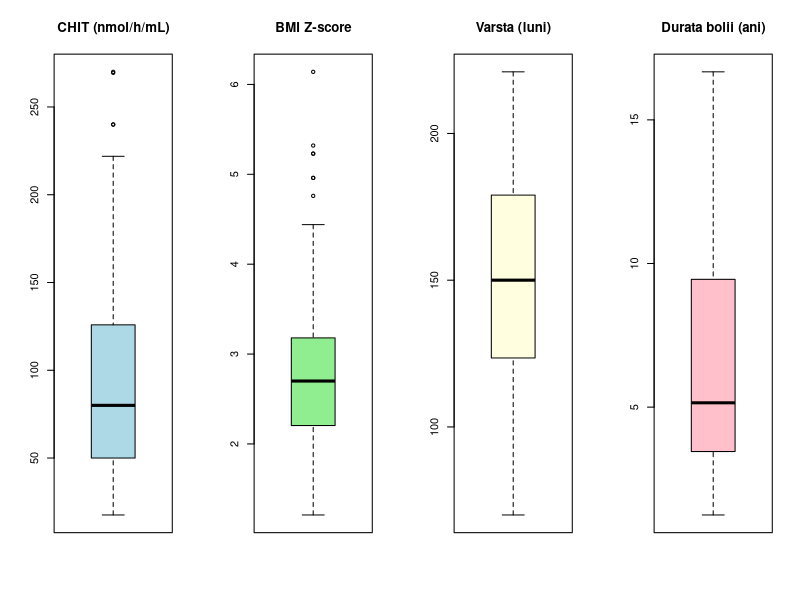
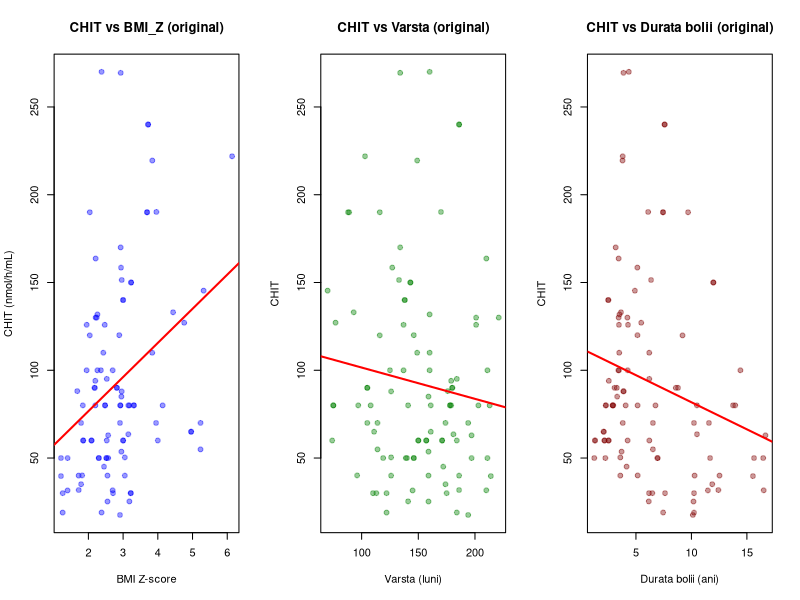
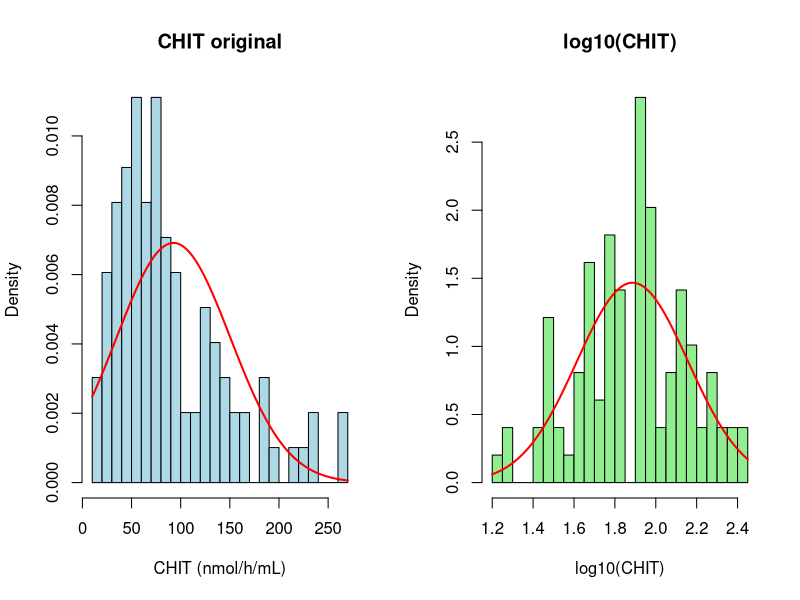
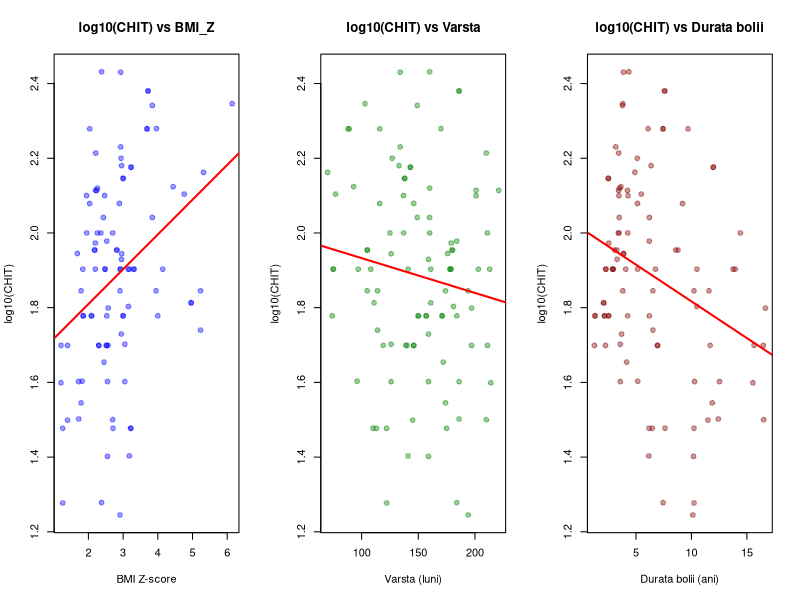
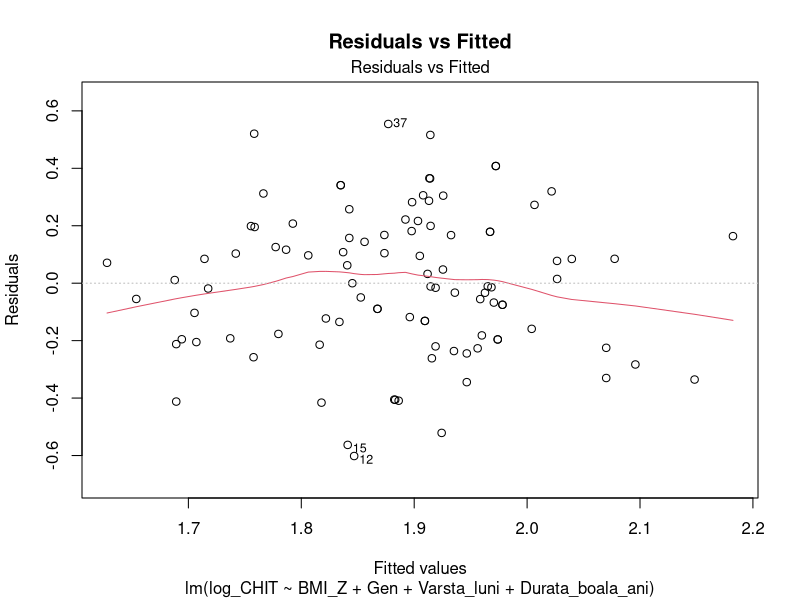
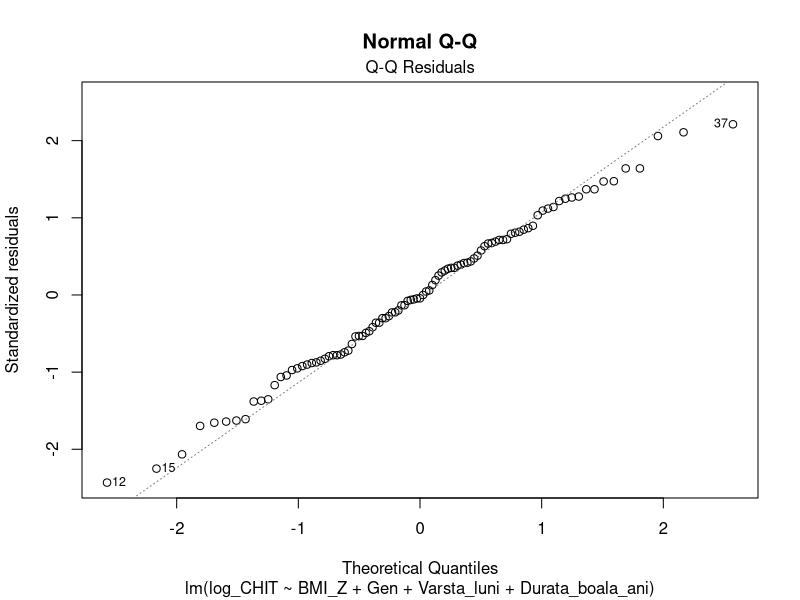
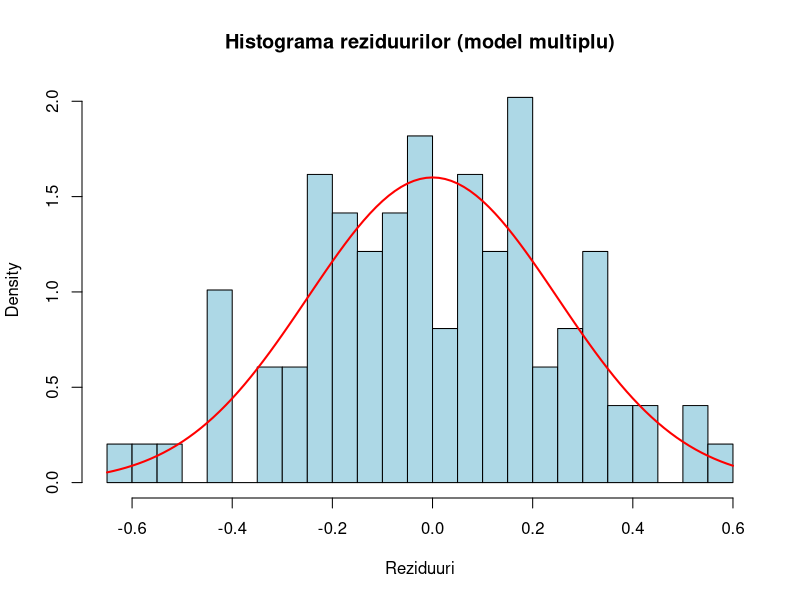
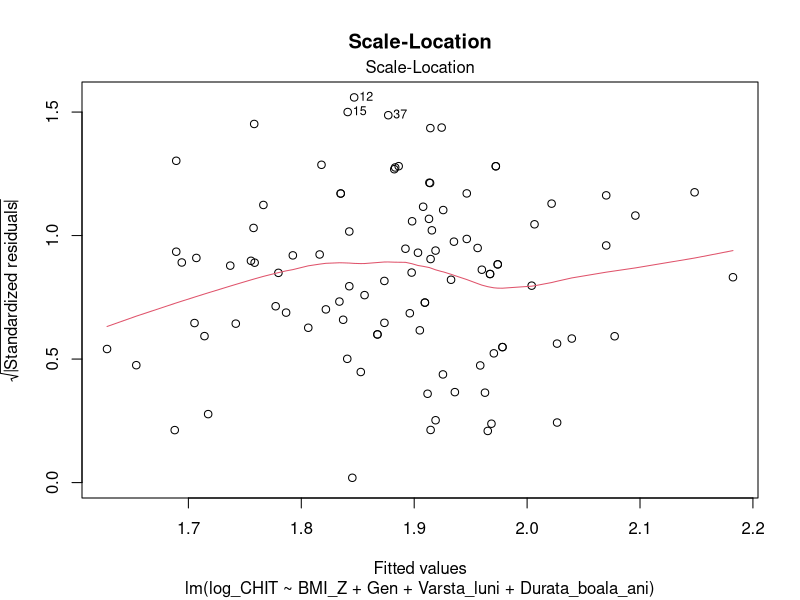

The R source for these figures, in order:
# =============================================================================
# LP08 - Regresia liniara simpla si multipla pe date transformate
# VD: CHIT (activitatea chitotriozidazei plasmatice, nmol/h/mL)
# VI simplu: BMI_Z (scor Z al IMC)
# VI multiplu: BMI_Z, Gen, Varsta_luni, Durata_boala_ani
# n = 99 copii/adolescenti supraponderali/obezi (5-18 ani)
# Transformare: log10(CHIT)
# =============================================================================

library(car)
library(lmtest)

data <- read.csv("data.csv", stringsAsFactors = FALSE)
n <- nrow(data)
cat("n =", n, "\n\n")

# Helper function
desc_stats <- function(x, name) {
  q <- quantile(x, c(0.25, 0.75), na.rm=TRUE)
  iqr_val <- IQR(x, na.rm=TRUE)
  out <- x[x < q[1] - 1.5*iqr_val | x > q[2] + 1.5*iqr_val]
  cat(sprintf("--- %s ---\n", name))
  cat("  N:       ", sum(!is.na(x)), "\n")
  cat("  NA:      ", sum(is.na(x)), "\n")
  cat("  Media:   ", sprintf("%.4f", mean(x, na.rm=TRUE)), "\n")
  cat("  Mediana: ", sprintf("%.4f", median(x, na.rm=TRUE)), "\n")
  cat("  SD:      ", sprintf("%.4f", sd(x, na.rm=TRUE)), "\n")
  cat("  Min:     ", sprintf("%.4f", min(x, na.rm=TRUE)), "\n")
  cat("  Max:     ", sprintf("%.4f", max(x, na.rm=TRUE)), "\n")
  cat("  Q1:      ", sprintf("%.4f", q[1]), "\n")
  cat("  Q3:      ", sprintf("%.4f", q[2]), "\n")
  cat("  IQR:     ", sprintf("%.4f", iqr_val), "\n")
  cat("  Outliers:", length(out), "\n\n")
}

# =====================================================================
# 1. STATISTICI DESCRIPTIVE
# =====================================================================
cat("###################################################################\n")
cat("# 1. STATISTICI DESCRIPTIVE\n")
cat("###################################################################\n\n")

desc_stats(data$CHIT, "CHIT (nmol/h/mL)")
desc_stats(data$BMI_Z, "BMI_Z (scor Z)")
desc_stats(data$Varsta_luni, "Varsta (luni)")
desc_stats(data$Durata_boala_ani, "Durata bolii (ani)")

cat("Gen:\n")
print(table(data$Gen))
cat("\n")

# =====================================================================
# 2. BOX-PLOTS
# =====================================================================
cat("###################################################################\n")
cat("# 2. BOX-PLOTS\n")
cat("###################################################################\n\n")

png("boxplots.png", width=1000, height=500)
par(mfrow=c(1,4))
boxplot(data$CHIT, main="CHIT (nmol/h/mL)", col="lightblue")
boxplot(data$BMI_Z, main="BMI Z-score", col="lightgreen")
boxplot(data$Varsta_luni, main="Varsta (luni)", col="lightyellow")
boxplot(data$Durata_boala_ani, main="Durata bolii (ani)", col="pink")
dev.off()
cat("Saved: boxplots.png\n\n")

# =====================================================================
# 3. SCATTER PLOTS (date originale)
# =====================================================================
cat("###################################################################\n")
cat("# 3. SCATTER PLOTS (date originale)\n")
cat("###################################################################\n\n")

png("scatter_original.png", width=1000, height=400)
par(mfrow=c(1,3))
plot(data$BMI_Z, data$CHIT, xlab="BMI Z-score", ylab="CHIT (nmol/h/mL)",
     main="CHIT vs BMI_Z (original)", pch=19, col=rgb(0,0,1,0.4))
abline(lm(CHIT ~ BMI_Z, data=data), col="red", lwd=2)
plot(data$Varsta_luni, data$CHIT, xlab="Varsta (luni)", ylab="CHIT",
     main="CHIT vs Varsta (original)", pch=19, col=rgb(0,0.5,0,0.4))
abline(lm(CHIT ~ Varsta_luni, data=data), col="red", lwd=2)
plot(data$Durata_boala_ani, data$CHIT, xlab="Durata bolii (ani)", ylab="CHIT",
     main="CHIT vs Durata bolii (original)", pch=19, col=rgb(0.5,0,0,0.4))
abline(lm(CHIT ~ Durata_boala_ani, data=data), col="red", lwd=2)
dev.off()
cat("Saved: scatter_original.png\n\n")

# =====================================================================
# 4. CORELATII (date originale)
# =====================================================================
cat("###################################################################\n")
cat("# 4. CORELATII (date originale)\n")
cat("###################################################################\n\n")

iv_vars <- c("BMI_Z", "Varsta_luni", "Durata_boala_ani", "Gen")
for (v in iv_vars) {
  ct <- cor.test(data[[v]], data$CHIT)
  cat(sprintf("  CHIT vs %s: r=%.4f, t=%.4f, df=%d, p=%s\n",
              v, ct$estimate, ct$statistic, ct$parameter, format.pval(ct$p.value, digits=4)))
}
cat("\n")

# =====================================================================
# 5. NECESITATEA TRANSFORMARII
# =====================================================================
cat("###################################################################\n")
cat("# 5. NECESITATEA TRANSFORMARII\n")
cat("###################################################################\n\n")

# Shapiro-Wilk on CHIT
sw_chit <- shapiro.test(data$CHIT)
cat("Shapiro-Wilk pe CHIT original: W =", sprintf("%.4f", sw_chit$statistic),
    ", p =", format.pval(sw_chit$p.value, digits=4), "\n")

# Skewness check
skew_chit <- mean(((data$CHIT - mean(data$CHIT))/sd(data$CHIT))^3)
cat("Skewness CHIT:", sprintf("%.4f", skew_chit), "\n\n")

if (sw_chit$p.value < 0.05) {
  cat("Distributia CHIT nu este normala (p < 0.05). Transformarea este necesara.\n")
  cat("CHIT prezinta o distributie asimetrica pozitiva (skewness > 0),\n")
  cat("ceea ce justifica utilizarea transformarii logaritmice log10.\n\n")
} else {
  cat("Distributia CHIT este normala. Transformarea poate sa nu fie necesara,\n")
  cat("dar o verificam oricum.\n\n")
}

# =====================================================================
# 6. TRANSFORMARE log10(CHIT) + SCATTER PLOTS
# =====================================================================
cat("###################################################################\n")
cat("# 6. TRANSFORMARE log10(CHIT)\n")
cat("###################################################################\n\n")

data$log_CHIT <- log10(data$CHIT)
desc_stats(data$log_CHIT, "log10(CHIT)")

sw_log <- shapiro.test(data$log_CHIT)
cat("Shapiro-Wilk pe log10(CHIT): W =", sprintf("%.4f", sw_log$statistic),
    ", p =", format.pval(sw_log$p.value, digits=4), "\n\n")

# Compare distributions
png("compare_distributions.png", width=800, height=400)
par(mfrow=c(1,2))
hist(data$CHIT, breaks=20, main="CHIT original", xlab="CHIT (nmol/h/mL)",
     col="lightblue", probability=TRUE)
curve(dnorm(x, mean=mean(data$CHIT), sd=sd(data$CHIT)), add=TRUE, col="red", lwd=2)
hist(data$log_CHIT, breaks=20, main="log10(CHIT)", xlab="log10(CHIT)",
     col="lightgreen", probability=TRUE)
curve(dnorm(x, mean=mean(data$log_CHIT), sd=sd(data$log_CHIT)), add=TRUE, col="red", lwd=2)
dev.off()
cat("Saved: compare_distributions.png\n\n")

# Scatter plots with log transformed data
png("scatter_log.png", width=1000, height=400)
par(mfrow=c(1,3))
plot(data$BMI_Z, data$log_CHIT, xlab="BMI Z-score", ylab="log10(CHIT)",
     main="log10(CHIT) vs BMI_Z", pch=19, col=rgb(0,0,1,0.4))
abline(lm(log_CHIT ~ BMI_Z, data=data), col="red", lwd=2)
plot(data$Varsta_luni, data$log_CHIT, xlab="Varsta (luni)", ylab="log10(CHIT)",
     main="log10(CHIT) vs Varsta", pch=19, col=rgb(0,0.5,0,0.4))
abline(lm(log_CHIT ~ Varsta_luni, data=data), col="red", lwd=2)
plot(data$Durata_boala_ani, data$log_CHIT, xlab="Durata bolii (ani)", ylab="log10(CHIT)",
     main="log10(CHIT) vs Durata bolii", pch=19, col=rgb(0.5,0,0,0.4))
abline(lm(log_CHIT ~ Durata_boala_ani, data=data), col="red", lwd=2)
dev.off()
cat("Saved: scatter_log.png\n\n")

# =====================================================================
# 7. COMPARATIE DATE ORIGINALE VS TRANSFORMATE
# =====================================================================
cat("###################################################################\n")
cat("# 7. COMPARATIE ORIGINAL VS TRANSFORMAT\n")
cat("###################################################################\n\n")

# Regression on original
m_orig <- lm(CHIT ~ BMI_Z, data=data)
s_orig <- summary(m_orig)
sw_orig_resid <- shapiro.test(residuals(m_orig))

# Regression on transformed
m_log <- lm(log_CHIT ~ BMI_Z, data=data)
s_log <- summary(m_log)
sw_log_resid <- shapiro.test(residuals(m_log))

cat("Regresie CHIT ~ BMI_Z (original):\n")
cat("  R2 =", sprintf("%.4f", s_orig$r.squared), "\n")
cat("  Shapiro-Wilk reziduuri: W =", sprintf("%.4f", sw_orig_resid$statistic),
    ", p =", format.pval(sw_orig_resid$p.value, digits=4), "\n\n")

cat("Regresie log10(CHIT) ~ BMI_Z (transformat):\n")
cat("  R2 =", sprintf("%.4f", s_log$r.squared), "\n")
cat("  Shapiro-Wilk reziduuri: W =", sprintf("%.4f", sw_log_resid$statistic),
    ", p =", format.pval(sw_log_resid$p.value, digits=4), "\n\n")

cat("Concluzie: Datele transformate (log10) sunt mai adecvate pentru regresia liniara\n")
cat("deoarece reziduurile au o distributie mai apropiata de normala.\n\n")

# =====================================================================
# 8. REGRESIE SIMPLA pe date transformate: log10(CHIT) ~ BMI_Z
# =====================================================================
cat("###################################################################\n")
cat("# 8. REGRESIE LINIARA SIMPLA - log10(CHIT) ~ BMI_Z\n")
cat("###################################################################\n\n")

model1 <- lm(log_CHIT ~ BMI_Z, data=data)
s1 <- summary(model1)
print(s1)
cat("\n")

coef1 <- coef(s1)
ci1 <- confint(model1)

cat("--- Tabelul 0: Regresie simpla log10(CHIT) ~ BMI_Z ---\n")
cat(sprintf("%-15s %10s %10s %10s %10s %15s %15s\n",
            "Variabila", "B", "SE", "CI_low", "CI_up", "t(df)", "p-value"))
for (i in 1:nrow(coef1)) {
  tval <- sprintf("%.4f(%d)", coef1[i,3], model1$df.residual)
  pval <- format.pval(coef1[i,4], digits=4)
  cat(sprintf("%-15s %10.4f %10.4f %10.4f %10.4f %15s %15s\n",
              rownames(coef1)[i], coef1[i,1], coef1[i,2], ci1[i,1], ci1[i,2], tval, pval))
}
cat("\n")
cat("R-squared =", sprintf("%.4f", s1$r.squared), "\n")
cat("Adj R-squared =", sprintf("%.4f", s1$adj.r.squared), "\n\n")

# =====================================================================
# 9. REGRESIE MULTIPLA pe date transformate
# =====================================================================
cat("###################################################################\n")
cat("# 9. REGRESIE MULTIPLA - log10(CHIT) ~ BMI_Z + Gen + Varsta + Durata\n")
cat("###################################################################\n\n")

model2 <- lm(log_CHIT ~ BMI_Z + Gen + Varsta_luni + Durata_boala_ani, data=data)
s2 <- summary(model2)
print(s2)
cat("\n")

# F-test
cat("Test F global:\n")
cat("F =", sprintf("%.4f", s2$fstatistic[1]), "\n")
cat("df1 =", s2$fstatistic[2], ", df2 =", s2$fstatistic[3], "\n")
p_f <- pf(s2$fstatistic[1], s2$fstatistic[2], s2$fstatistic[3], lower.tail=FALSE)
cat("p =", format.pval(p_f, digits=4), "\n\n")

coef2 <- coef(s2)
ci2 <- confint(model2)

# Standardized coefficients
data_scaled <- as.data.frame(scale(data[, c("log_CHIT", "BMI_Z", "Gen", "Varsta_luni", "Durata_boala_ani")]))
model2_std <- lm(log_CHIT ~ BMI_Z + Gen + Varsta_luni + Durata_boala_ani, data=data_scaled)
beta_std <- coef(model2_std)

cat("--- Tabelul 1: Regresie multipla ---\n")
cat(sprintf("%-20s %10s %10s %10s %10s %10s %15s %15s\n",
            "Variabila", "B", "SE", "CI_low", "CI_up", "Beta", "t(df)", "p-value"))
for (i in 1:nrow(coef2)) {
  tval <- sprintf("%.4f(%d)", coef2[i,3], model2$df.residual)
  pval <- format.pval(coef2[i,4], digits=4)
  beta_val <- if (i == 1) "-" else sprintf("%.4f", beta_std[i])
  cat(sprintf("%-20s %10.4f %10.4f %10.4f %10.4f %10s %15s %15s\n",
              rownames(coef2)[i], coef2[i,1], coef2[i,2], ci2[i,1], ci2[i,2],
              beta_val, tval, pval))
}
cat("\n")
cat("R-squared =", sprintf("%.4f", s2$r.squared), "\n")
cat("Adj R-squared =", sprintf("%.4f", s2$adj.r.squared), "\n\n")

# =====================================================================
# 10. DIAGNOSTICE MODEL MULTIPLU
# =====================================================================
cat("###################################################################\n")
cat("# 10. DIAGNOSTICE MODEL MULTIPLU\n")
cat("###################################################################\n\n")

resid2 <- residuals(model2)

# Normality
sw2 <- shapiro.test(resid2)
cat("Shapiro-Wilk: W =", sprintf("%.4f", sw2$statistic), ", p =", format.pval(sw2$p.value, digits=4), "\n")
ks2 <- ks.test(resid2, "pnorm", mean=mean(resid2), sd=sd(resid2))
cat("KS test: D =", sprintf("%.4f", ks2$statistic), ", p =", format.pval(ks2$p.value, digits=4), "\n\n")

png("multi_diag_resid_fitted.png", width=600, height=500)
plot(model2, which=1, main="Residuals vs Fitted")
dev.off()
png("multi_diag_qq.png", width=600, height=500)
plot(model2, which=2, main="Normal Q-Q")
dev.off()
png("multi_diag_hist.png", width=600, height=500)
hist(resid2, breaks=20, main="Histograma reziduurilor (model multiplu)",
     xlab="Reziduuri", col="lightblue", probability=TRUE)
curve(dnorm(x, mean=mean(resid2), sd=sd(resid2)), add=TRUE, col="red", lwd=2)
dev.off()
cat("Saved: multi_diag_resid_fitted.png, multi_diag_qq.png, multi_diag_hist.png\n")

# Homoscedasticity
bp2 <- bptest(model2)
cat("Breusch-Pagan: BP =", sprintf("%.4f", bp2$statistic), ", df =", bp2$parameter,
    ", p =", format.pval(bp2$p.value, digits=4), "\n")

png("multi_diag_scale_loc.png", width=600, height=500)
plot(model2, which=3, main="Scale-Location")
dev.off()

# Durbin-Watson
dw2 <- dwtest(model2)
cat("Durbin-Watson: DW =", sprintf("%.4f", dw2$statistic), ", p =", format.pval(dw2$p.value, digits=4), "\n")

# Outliers
cook2 <- cooks.distance(model2)
influential2 <- which(cook2 > 4/n)
cat("Puncte influente (Cook's D > 4/n):", length(influential2), "\n")
cat("Cook's D maxim:", sprintf("%.4f", max(cook2)), "\n")

png("multi_diag_cooks.png", width=600, height=500)
plot(model2, which=4, main="Cook's Distance")
dev.off()
png("multi_diag_leverage.png", width=600, height=500)
plot(model2, which=5, main="Residuals vs Leverage")
dev.off()
cat("Saved: multi_diag_cooks.png, multi_diag_leverage.png\n")

# VIF
cat("\nVIF:\n")
vif2 <- vif(model2)
print(vif2)
cat("\n")

# =====================================================================
# 11. INTERPRETARE
# =====================================================================
cat("###################################################################\n")
cat("# 11. INTERPRETARE\n")
cat("###################################################################\n\n")

cat("Coeficienti nestandardizati (B):\n")
cat(sprintf("  Intercept (B0 = %.4f): log10(CHIT) estimat cand toti predictorii = 0\n", coef2[1,1]))
cat(sprintf("  BMI_Z (B = %.4f): La cresterea cu 1 unitate a scorului Z BMI,\n", coef2["BMI_Z",1]))
cat(sprintf("    log10(CHIT) creste cu %.4f, controlind pentru gen, varsta si durata bolii.\n", coef2["BMI_Z",1]))
cat(sprintf("    Aceasta corespunde unei multiplicari a CHIT cu 10^%.4f = %.4f\n",
            coef2["BMI_Z",1], 10^coef2["BMI_Z",1]))
cat(sprintf("  Gen (B = %.4f)\n", coef2["Gen",1]))
cat(sprintf("  Varsta_luni (B = %.4f)\n", coef2["Varsta_luni",1]))
cat(sprintf("  Durata_boala_ani (B = %.4f)\n\n", coef2["Durata_boala_ani",1]))

cat("Coeficienti standardizati (Beta):\n")
for (v in c("BMI_Z", "Gen", "Varsta_luni", "Durata_boala_ani")) {
  cat(sprintf("  %s: Beta = %.4f\n", v, beta_std[v]))
}
cat("\n")

cat("R-squared =", sprintf("%.4f", s2$r.squared), "=>",
    sprintf("%.1f%%", s2$r.squared*100),
    "din variabilitatea log10(CHIT) explicata de model.\n\n")

cat("=== ANALIZA COMPLETA ===\n")
